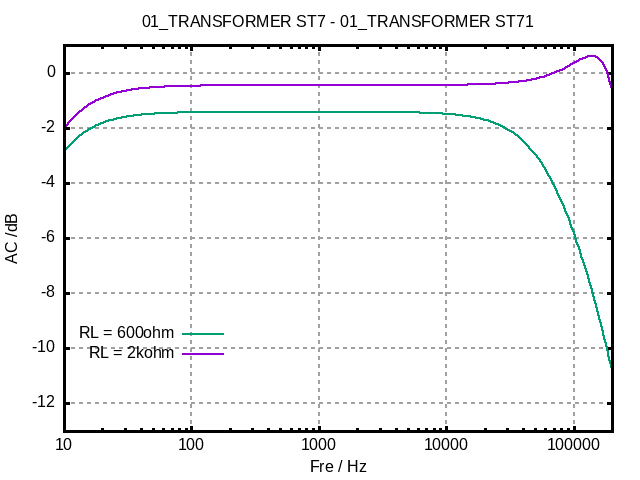

This figure's gnuplot source:
set termoption noenhanced
set title "01_TRANSFORMER ST7 - 01_TRANSFORMER ST71"
set xlabel "Fre / Hz"
set ylabel "AC /dB"
set grid lw 2
set logscale x
set xrange [1e+1:2e+5]
set yrange [-13:1]
set border lw 3 
set format y "%g" 
set format x "%g"
plot '01_TRANSFORMER_ST71_result.txt' using 1:2 with lines lw 2 title "RL = 2kohm" at graph 0.2,0.20 ,\
     '01_TRANSFORMER_ST71_result.txt' using 3:4 with lines lw 2 title "RL = 600ohm" at graph 0.2,0.25
set terminal push 
set terminal png noenhanced
set out '01_TRANSFORMER_ST71.png'
replot 
set term pop 
replot 
pause mouse
